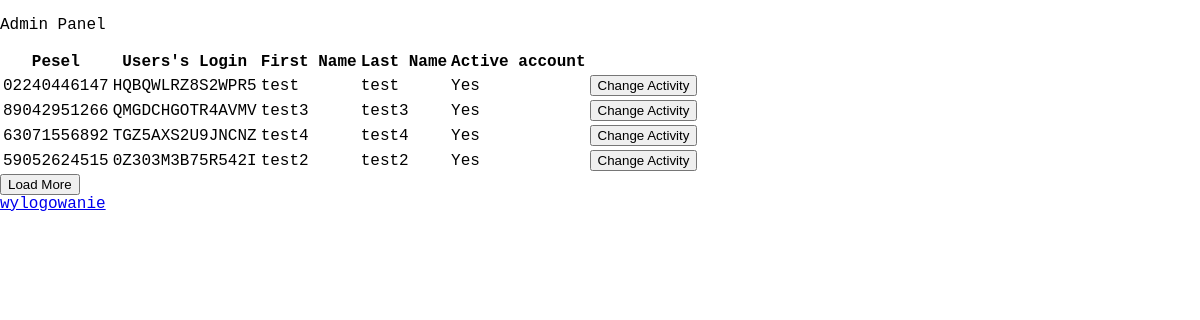
/admin_dashboard (signed in), run on an earlier commit of the app's database.
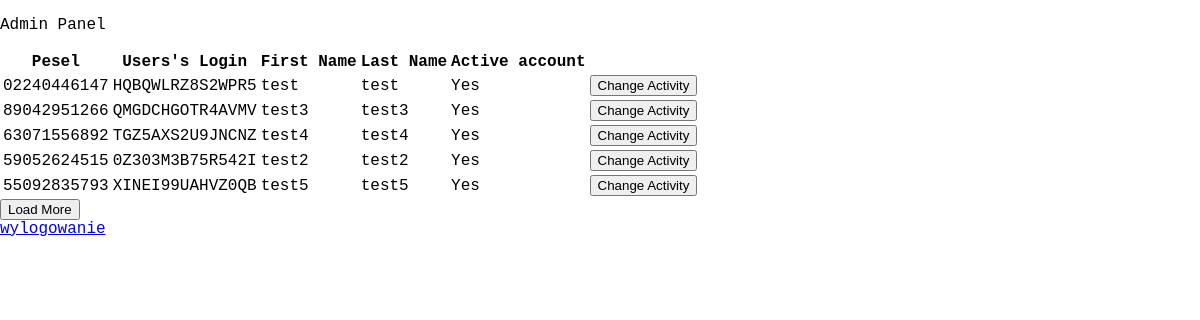
And on a later commit of the database.
### app/__init__.py (models this page shows, shortened)
class Users(db.Model, UserMixin):
    __tablename__ = "Users"
    pesel = db.Column(db.String(11), primary_key=True, unique=True)
    first_name = db.Column(db.String(50), nullable=False)
    last_name = db.Column(db.String(50), nullable=False)
    login = db.Column(db.String(15), nullable=False, unique=True)
    password = db.Column(db.String(80), nullable=False)
    email = db.Column(db.String(50), nullable=False, unique=True)
    phone_number = db.Column(db.String(9), nullable=False)
    account_active = db.Column(db.Boolean, nullable=False)
    residence_address = db.Column(db.String(100), nullable=False)

### app/views.py (the view)
@app.route("/admin_dashboard", methods=['GET','POST'])
@login_required
def admin_dashboard():
    limit = 10
    offset = int(request.args.get('offset', 0))
    users = get_users(limit, offset)
    return render_template('admin_dashboard.html', users=users ,offset=offset, limit=limit)

### app/models/utils.py (called while the page is built)
def get_users(limit: int, offset: int) -> list:
    users = Users.query.all()
    users.sort(key=lambda x: v.pesel_to_birth_date(x.pesel), reverse=True)
    sorted_users = users[:offset+limit]
    return sorted_users

### app/models/validators.py (called while the page is built)
def pesel_to_birth_date(pesel: str) -> datetime.date:
    year = int(pesel[0:2])
    month = int(pesel[2:4])
    day = int(pesel[4:6])
    if month >= 81 and month <= 92:
        year += 1800
        month -= 80
    elif month >= 21 and month <= 32:
        year += 2000
        month -= 20
    elif month >= 41 and month <= 52:
        year += 2100
        month -= 40
    elif month >= 61 and month <= 72:
        year += 2200
        month -= 60
    elif month >= 1 and month <= 12:
        year += 1900
    return datetime.date(year, month, day)

### app/views.py (called while the page is built)
@login_manager.user_loader
def load_user(pesel):
    return Users.query.get(pesel)

### app/templates/admin_dashboard.html (shortened to what this page needs)
    {% extends 'base.html'%}
    {% block body %}
    <p>Admin Panel</p>
    <table>
        <tr>
            <th>Pesel</th>
            <th>Users's Login</th>
            <th>First Name</th>
            <th>Last Name</th>
            <th>Active account</th>
        </tr>
        {% for item in users %}
        <tr>
            <td>{{ item.pesel }}</td>
            <td>{{ item.login }}</td>
            <td>{{ item.first_name }}</td>
            <td>{{ item.last_name }}</td>
            {% if item.account_active == True %}
            <td>Yes</td>
            {% else %}
            <td>No</td>
            {% endif %}
            <td>
                <form method="post" action="{{ url_for('change_account_activity', pesel=item.pesel) }}">
                    <button type="submit">Change Activity</button>
                </form>
            </td>
        </tr>
        {% endfor %}
    </table>
    <form method="get" action="/admin_dashboard">
        <button type="submit">Load More</button>
    </form>
    <a href="{{ url_for('logout') }}" class="link">wylogowanie</a>
    {% endblock %}

What changed in the data, as far as the page shows it:
added Users: pesel "55092835793", login "XINEI99UAHVZ0QB", first_name "test5", last_name "test5", account_active "Yes"
